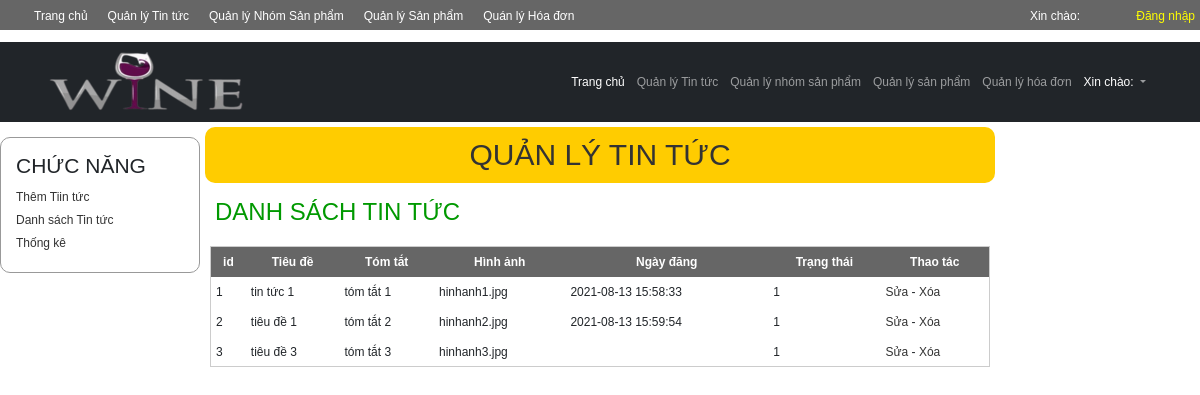
Screenshot of /index_admin.php?module=tintuc with the database file from the repository.
### tables this page shows
CREATE TABLE `tbtintuc` (
  `id` int(11) NOT NULL,
  `tieude` varchar(255) NOT NULL,
  `tomtat` text DEFAULT NULL,
  `noidung` text DEFAULT NULL,
  `hinhanh` varchar(255) DEFAULT NULL,
  `ngaytao` datetime DEFAULT current_timestamp(),
  `trangthai` tinyint(1) NOT NULL DEFAULT 1
);

### Models/clsDatabase.php (called while the page is built, shortened)
<?php
class clsDatabase
{
	public $conn = NULL;
	function __construct()
	{
		try
		{
			$this->conn = new PDO("mysql:host=localhost;dbname=shop","root","");
			$this->conn->exec("SET NAMES UTF8");
		}
		catch(PDOException $ex)
		{
			echo "<h3>" . $ex->getMessage() . "</h3>";
			die("<h3> LỖI KẾT NỐI CSDL </h3>");
		}
	}
	function ThucthiSQL($sql, $data=NULL)
	{
		$this->pdo_stm = $this->conn->prepare($sql);
		$ketqua=false;
		if($data!=NULL)
			$ketqua = $this->pdo_stm->execute($data);
		else
			$ketqua = $this->pdo_stm->execute();
		return $ketqua;
	}
}
?>

### Models/clsTintuc.php (called while the page is built, shortened)
<?php
require_once("clsDatabase.php");
class clsTintuc
{
	public $db;
	function __construct()
	{
		$this->db = new clsDatabase();
	}
	function LayDanhSachTintuc()
	{
		$sql = "SELECT * FROM tbTintuc";
		$ketqua = $this->db->ThucthiSQL($sql);
		if($ketqua==TRUE)
			$this->data = $this->db->pdo_stm->fetchAll();
		return $ketqua;
	}
}
?>

### Views/vDanhSachTintuc.php (the view)
 	<div id="content_left">
     	<div class="left1">
         	<h3>CHỨC NĂNG</h3>
             <p><a href="?module=<?=$module?>&act=them">Thêm Tiin tức</a></p>
             <p><a href="?module=<?=$module?>">Danh sách Tin tức</a></p>
             <p><a href="?module=<?=$module?>">Thống kê</a></p>
         </div>
     </div>
     <div id="content_right">
     	<h1> QUẢN LÝ TIN TỨC</h1>
         <h2> DANH SÁCH TIN TỨC</h2>
         <div id="right_detail">
         <table width="100%" border="1" class="Content_Table" cellpadding="0" cellspacing="0">
         	<tr>
             	<td> id </td>
                 <td> Tiêu đề </td>
                 <td> Tóm tắt </td>
                 <td> Hình ảnh </td>
                 <td> Ngày đăng </td>
                 <td> Trạng thái </td>
                 <td> Thao tác </td>
             </tr>
             <?php
	$rows = $tintuc->data;
	foreach($rows as $row)
	{
	?>
             <tr>
             	<td> <?=$row["id"]?> </td>
                 <td> <?=$row["tieude"]?> </td>
                 <td> <?=$row["tomtat"]?> </td>
                 <td> <?=$row["hinhanh"]?></td>
                 <td> <?=$row["ngaytao"]?></td>
                 <td> <?=$row["trangthai"]?></td>
                 <td> <a href="?module=<?=$module?>&act=sua&id=<?=$row["id"]?>"> Sửa </a>
     				- <a href="?module=<?=$module?>&act=xoa&id=<?=$row["id"]?>"
                     		onClick="return confirm('Chắc chắn xóa?');"> Xóa </a> </td>
             </tr>
             <?php
	}
	?>
         </table>
</div>
     </div>

### css_Admin/Style.css (style rules this page uses)
* { margin:0px; padding:0px; box-sizing:border-box; font-family:Tahoma, Geneva, sans-serif; font-size:12px }
#content_left { width:200px; float:left }
#content_right { width:800px; float:left }
#content_right > h1 { color; text-align:center; padding:10px; margin:5px; background:#FC0; color:#333; border-radius:10px }
#content_right > h2 { color:#090; padding:10px; margin:5px; }
.left1 { width:200px; border:1px #999999 solid; border-radius:10px; margin:15px 0px; padding:15px; }
.left1 h3 { margin-bottom:10px }
.left1 p { margin:5px 0px }
.left1 a { text-decoration:none; color:#333 }

### css_Admin/ContentRight.css (style rules this page uses)
#right_detail { width:800px; height:auto; margin:0px; overflow:auto; padding:0px 10px }
.Content_Table { margin:5px auto; border:1px #CCCCCC solid; border-collapse:collapse; }
.Content_Table tr { height:30px }
.Content_Table tr:first-child { background:#666; color:white; font-weight:bold; text-align:center }
.Content_Table td { padding:5px }
.Content_Table a { color:#333; text-decoration:none }

### rows the page displays
tbtintuc: id "1", tieude "tin tức 1", tomtat "tóm tắt 1", hinhanh "hinhanh1.jpg", ngaytao "2021-08-13 15:58:33", trangthai "1"
tbtintuc: id "2", tieude "tiêu đề 1", tomtat "tóm tắt 2", hinhanh "hinhanh2.jpg", ngaytao "2021-08-13 15:59:54", trangthai "1"
tbtintuc: id "3", tieude "tiêu đề 3", tomtat "tóm tắt 3", hinhanh "hinhanh3.jpg", trangthai "1"
